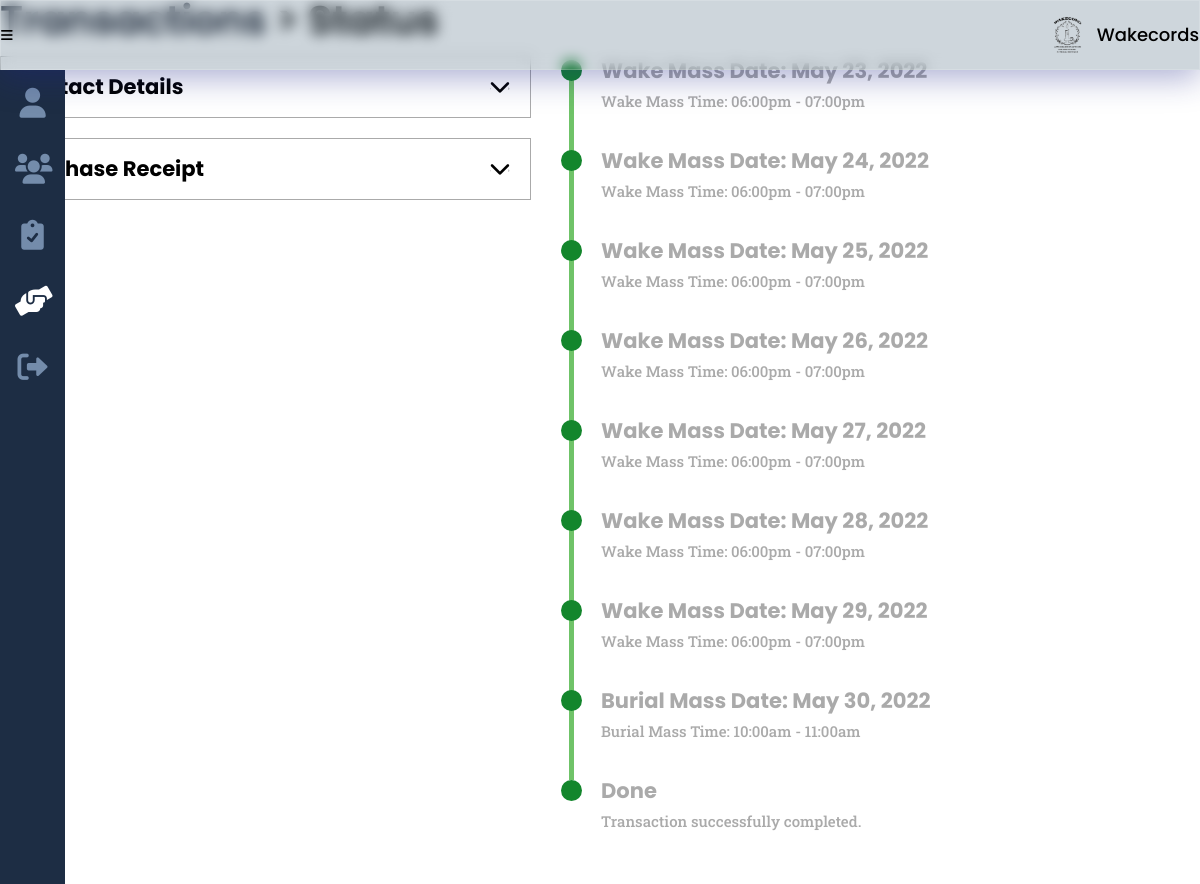
Screenshot of /status.php?purchaseid=64 with the database file from the repository.
### tables this page shows
CREATE TABLE `purchase` (
  `purchase_id` int(8) NOT NULL,
  `seeker_id` int(8) NOT NULL,
  `service_id` int(8) NOT NULL,
  `purchase_total` decimal(9,2) DEFAULT NULL,
  `purchase_qty` int(2) DEFAULT NULL,
  `purchase_size` varchar(25) DEFAULT NULL,
  `purchase_font` varchar(25) DEFAULT NULL,
  `purchase_date` date NOT NULL,
  `purchase_wake_date` date DEFAULT NULL,
  `purchase_wake_time` varchar(50) DEFAULT NULL,
  `purchase_num_days` int(2) DEFAULT NULL,
  `purchase_burial_date` date DEFAULT NULL,
  `purchase_burial_time` varchar(50) DEFAULT NULL,
  `purchase_status` varchar(15) NOT NULL,
  `purchase_progress` int(2) NOT NULL
);

### others/db.php (called while the page is built, shortened)
<?php
	class DB
	{
		static $hostname = "localhost";
		static $dbname = "wakecords";
		static $username  = "root";
		static $password = "";
		public static function query($sql, $params=array(), $transactType)
		{
			$rows = array();
			try
			{
				$db = new PDO("mysql:host=". self::$hostname ."; dbname=". self::$dbname,  self::$username,  self::$password);
				$db->setAttribute(PDO::ATTR_ERRMODE, PDO::ERRMODE_EXCEPTION);
				$cmd = $db->prepare($sql);
				$cmd->execute($params);
				if($transactType == "READ")
					$rows = $cmd->fetchAll();
				else
					$rows = $db->lastInsertId();
			}
			catch(PDOException $e)
			{
				echo $e->getMessage();
			}
			return $rows;
		}
	}

### others/functions.php (called while the page is built, shortened)
<?php
	require_once("others/db.php");
	function purchase_progress($status, $num){
		return ($status >= $num) ? 'done':'';
	}

### status.php (the view, shortened to what this page needs)
<?php
	include("others/functions.php");
	include("others/head.php");
?>
<body>
	<div class="container">
		<?php include("others/header.php"); ?>
		<div class="banner">
			<?php
			include("others/sidebar.php"); ?>
			<section class="banner-con">
				<div class="wrapper">
					<div class="banner-div">
						<?php
						if(isset($_SESSION['seeker'])){
							echo "<h2><a href='purchase.php'>Purchase</a> <span>> Status</span></h2>";
						}
						else {
							echo "<h2><a href='purchase.php'>Transactions</a> <span>> Status</span></h2>";
						}?>
						<div class="order-con">
							<div class="order-info">
								<?php
								$purchase = DB::query("SELECT * FROM purchase a JOIN seeker b ON a.seeker_id = b.seeker_id JOIN services c ON a.service_id = c.service_id WHERE purchase_id = ?", array($_GET['purchaseid']), "READ");
								$purchase = $purchase[0];
								?>
								<div class="additional-info collapse">
									<h3> Details <span class="shake-x" onclick="toggleCollapse('collapse-info', 'collapse-info-icon')"><i class="fa-solid fa-chevron-down front" id="collapse-info-icon"></i></span></h3>
								</div>
								<div class="additional-info collapse">
									<h3>Purchase Receipt <span class="shake-x delay-1" onclick="toggleCollapse('collapse-receipt', 'collapse-receipt-icon')"><i class="fa-solid fa-chevron-down front" id="collapse-receipt-icon"></i><i class="fa-solid fa-chevron-up"></i></span></h3>
								</div>
							</div>
							<div class='order_status'>
								<?php
								switch($purchase['service_type']){
									case "church":
										for($i=1; $i<=$purchase['purchase_num_days']; $i++){
											echo "
											<div class='".purchase_progress($purchase['purchase_progress'], $i)."'>
												<h3>Wake Mass Date: ".date("M j, Y", strtotime($purchase['purchase_wake_date']."".($i - 1)." days"))."</h3>
												<p>Wake Mass Time: ".$purchase['purchase_wake_time']."</p>";
												echo "
											</div>";
										}
										echo "
										<div class='".purchase_progress($purchase['purchase_progress'], $purchase['purchase_num_days'] + 1)."'>
											<h3>Burial Mass Date: ".date("M j, Y", strtotime($purchase['purchase_burial_date']))."</h3>
											<p>Burial Mass Time: ".$purchase['purchase_burial_time']."</p>";
											echo "
										</div>
										<div class='".purchase_progress($purchase['purchase_progress'], $purchase['purchase_num_days'] + 2)."'>
											<h3>Done</h3>
											<p>Transaction successfully completed.</p>";
											echo "
										</div>";
									break;
								}
								?>
							</div>
						</div>
					</div>
				</div>
			</section>
		</div>
	</div>
</body>
</html>

### css/style.css (style rules this page uses)
:root { --dark-blue:#0d1321; --light-blue:#1d2d44; --pale-blue:#3e5c76; --light-gray:#748cab; --gray: #ccc; --peach:#f0ebd8; --header-height:70px; --red: hsl(0,100%,40%); --green: hsl(133, 75%, 30%); --blue: hsl(180, 75%, 40%); --em-1: 1em; --rem-1: 1rem; --box-shadow: 2px 2px 6px -2px #000; }
* { padding:0;margin:0;box-sizing:border-box;resize:none;outline:none;border:none;text-decoration:none;list-style:none; }
body { font:500 18px/30px Poppins,sans-serif; }
.wrapper { width:100%;margin:0 auto 0 0;padding:0 var(--size-3) var(--size-8) var(--size-11); }
section, main { padding:100px 0;background:#fff; }
h1,h2 { line-height:100%;margin-bottom:40px;position:relative; }
h2 { margin-bottom:var(--rem-1); }
h3 { margin-bottom:10px;position:relative; }
h2 { font-size:40px;font-weight:600; }
h2 a { display:inline-block;position:relative;color:var(--dark-blue); }
h2 a:after { content:"";position:absolute;width:100%;transform:scaleX(0);height:2px;bottom:0;left:0;background-color:var(--light-blue);transform-origin:bottom right;transition:transform 0.25s ease-out; }
p { font-family:Roboto Slab,serif;margin-bottom:25px; }
.shake-x { animation:var(--animation-shake-x); }
.delay-1 { animation-delay:1s; }
.banner-con { width:100%;padding:0; }
.banner-div { height:100%;padding-top:var(--size-11);position:relative;margin-bottom:var(--em-1); }
.banner-div h2 span { font-size:var(--size-5); }
.order-con { display:flex;justify-content:space-between;column-gap:20px; }
.order-info { width:45%; }
.additional-info { width:100%;text-align:center;margin:0 0 20px;padding:30px;background:none;border:1px solid #aaa;box-shadow:var(--shadow-4); }
.additional-info { text-align:left;position:relative; }
.additional-info.collapse { padding:15px; }
.additional-info.collapse h3 { margin-bottom:0; }
.additional-info.collapse h3 span { position:absolute;inset:auto 0 auto auto;width:30px;height:30px; }
.additional-info.collapse h3 span i { position:absolute;inset:50% auto auto 50%;transform:translate(-50%, -50%);background-color:#fff; }
.additional-info.collapse h3 span i.front { z-index:2; }
.order_status { padding:var(--size-7) 0 0;width:55%; }
.order_status div, .order_status > p { min-height:50px;position:relative;padding:0 0 30px 50px; }
.order_status div h3 { margin:0; }
.order_status div p { margin:0;font-size:15px; }
.order_status div:before, .order_status div:after { content:"";width:21px;height:21px;background:#bbb;position:absolute;top:4px;left:10px;border-radius:50%; }
.order_status div.done:before { background:var(--green);z-index:1; }
.order_status div.done:after { background:rgba(75,181,67,.8); }
.order_status div:after { width:5px;height:100%;left:18px;border-radius:0; }
.order_status div:last-child:after { display:none; }
.order_status div.done { color:#aaa; }

### rows the page displays
purchase: purchase_wake_date "May 23, 2022", purchase_wake_time "06:00pm - 07:00pm", purchase_wake_date "May 24, 2022", purchase_wake_date "May 25, 2022", purchase_wake_date "May 26, 2022", purchase_wake_date "May 27, 2022", purchase_wake_date "May 28, 2022", purchase_wake_date "May 29, 2022", purchase_burial_date "May 30, 2022", purchase_burial_time "10:00am - 11:00am"
